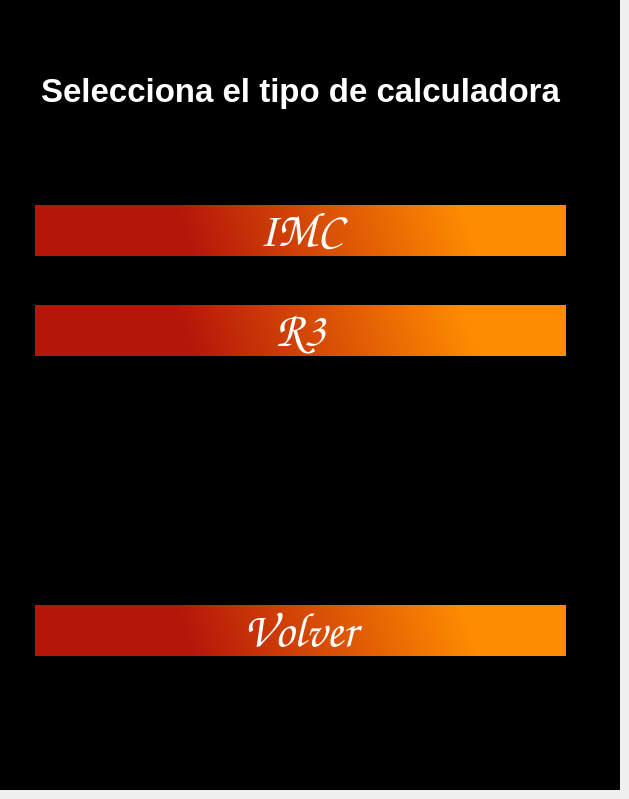
    <widget class="QWidget" name="PUtildades">
     <widget class="QGraphicsView" name="fondoUTI">
      <property name="geometry">
       <rect>
        <x>0</x>
        <y>0</y>
        <width>620</width>
        <height>790</height>
       </rect>
      </property>
      <property name="minimumSize">
       <size>
        <width>620</width>
        <height>790</height>
       </size>
      </property>
      <property name="maximumSize">
       <size>
        <width>620</width>
        <height>790</height>
       </size>
      </property>
      <property name="styleSheet">
       <string notr="true">background-color: rgb(0, 0, 0);</string>
      </property>
     </widget>
     <widget class="QPushButton" name="bUIMC">
      <property name="geometry">
       <rect>
        <x>30</x>
        <y>200</y>
        <width>541</width>
        <height>61</height>
       </rect>
      </property>
      <property name="font">
       <font>
        <family>Comic Sans MS</family>
        <pointsize>36</pointsize>
       </font>
      </property>
      <property name="styleSheet">
       <string notr="true">BORDER: 5px solid black;
background-color: qlineargradient(spread:pad, x1:0, y1:0.62, x2:0.988636, y2:0.585, stop:0.295455 rgba(221, 27, 12, 209), stop:0.829545 rgba(254, 140, 0, 255));
color: rgb(255, 255, 255);
</string>
      </property>
      <property name="text">
       <string>IMC</string>
      </property>
     </widget>
     <widget class="QPushButton" name="bUR3">
      <property name="geometry">
       <rect>
        <x>30</x>
        <y>300</y>
        <width>541</width>
        <height>61</height>
       </rect>
      </property>
      <property name="font">
       <font>
        <family>Comic Sans MS</family>
        <pointsize>36</pointsize>
       </font>
      </property>
      <property name="styleSheet">
       <string notr="true">BORDER: 5px solid black;
background-color: qlineargradient(spread:pad, x1:0, y1:0.62, x2:0.988636, y2:0.585, stop:0.295455 rgba(221, 27, 12, 209), stop:0.829545 rgba(254, 140, 0, 255));
color: rgb(255, 255, 255);
</string>
      </property>
      <property name="text">
       <string>R3</string>
      </property>
     </widget>
     <widget class="QPushButton" name="bUSI">
      <property name="geometry">
       <rect>
        <x>30</x>
        <y>400</y>
        <width>541</width>
        <height>61</height>
       </rect>
      </property>
      <property name="font">
       <font>
        <family>Comic Sans MS</family>
        <pointsize>36</pointsize>
       </font>
      </property>
      <property name="styleSheet">
       <string notr="true">BORDER: 5px solid black;
background-color: qlineargradient(spread:pad, x1:0, y1:0.62, x2:0.988636, y2:0.585, stop:0.295455 rgba(221, 27, 12, 209), stop:0.829545 rgba(254, 140, 0, 255));
color: rgb(255, 255, 255);
</string>
      </property>
      <property name="text">
       <string>SI</string>
      </property>
     </widget>
     <widget class="QLabel" name="lTexto">
      <property name="geometry">
       <rect>
        <x>30</x>
        <y>30</y>
        <width>541</width>
        <height>121</height>
       </rect>
      </property>
      <property name="font">
       <font>
        <pointsize>25</pointsize>
        <weight>75</weight>
        <bold>true</bold>
       </font>
      </property>
      <property name="layoutDirection">
       <enum>Qt::LeftToRight</enum>
      </property>
      <property name="styleSheet">
       <string notr="true">color: rgb(255, 255, 255);</string>
      </property>
      <property name="text">
       <string>Selecciona el tipo de calculadora</string>
      </property>
      <property name="alignment">
       <set>Qt::AlignCenter</set>
      </property>
     </widget>
     <widget class="QPushButton" name="bVolverUTI">
      <property name="geometry">
       <rect>
        <x>30</x>
        <y>600</y>
        <width>541</width>
        <height>61</height>
       </rect>
      </property>
      <property name="maximumSize">
       <size>
        <width>800</width>
        <height>600</height>
       </size>
      </property>
      <property name="font">
       <font>
        <family>Comic Sans MS</family>
        <pointsize>36</pointsize>
       </font>
      </property>
      <property name="layoutDirection">
       <enum>Qt::LeftToRight</enum>
      </property>
      <property name="styleSheet">
       <string notr="true">BORDER: 5px solid black;
background-color: qlineargradient(spread:pad, x1:0, y1:0.62, x2:0.988636, y2:0.585, stop:0.295455 rgba(221, 27, 12, 209), stop:0.829545 rgba(254, 140, 0, 255));
color: rgb(255, 255, 255);</string>
      </property>
      <property name="text">
       <string>Volver</string>
      </property>
     </widget>
     <zorder>bUSI</zorder>
     <zorder>fondoUTI</zorder>
     <zorder>bUIMC</zorder>
     <zorder>bUR3</zorder>
     <zorder>lTexto</zorder>
     <zorder>bVolverUTI</zorder>
    </widget>
